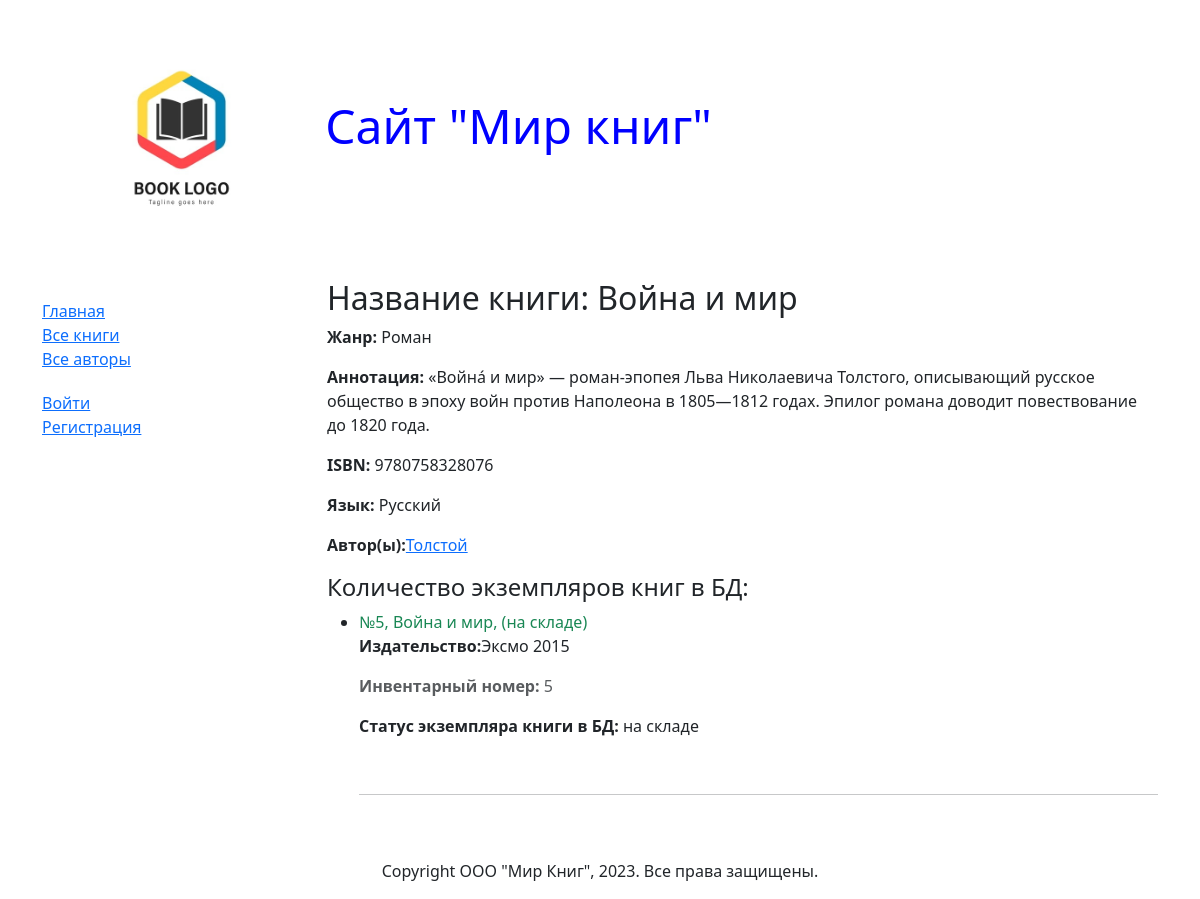
Screenshot of /book/1 with the database file from the repository.
### catalog/models.py (models this page shows, shortened)
class Book(models.Model):
    objects = None
    author = models.ManyToManyField(Author, help_text="Выберите автора книги", verbose_name="Автор книги")
    genre = models.ForeignKey(Genre, null=True, on_delete=models.CASCADE, help_text="Выберите жанр книги", verbose_name="Жанр книги")
    language = models.ForeignKey(Language, null=True, on_delete=models.CASCADE, help_text="Выберите язык книги", verbose_name="Язык книги")
    title = models.CharField(max_length=200, help_text="Введите название книги", verbose_name="Название книги")
    summary = models.TextField(max_length=1000, help_text="Введите описание книги", verbose_name="Описание книги")
    isbn = models.CharField(max_length=200, help_text="Должно содержать 13 символов", verbose_name="ISBN книги")
    def get_authors(self):
        lst_authors = []
        for author in self.author.all():
            lst_authors.append(author.last_name)
        return ", ".join(lst_authors)
    get_authors.short_description = "Авторы"
    def __str__(self):
        return self.title
    class Meta:
        verbose_name = "Книгу"  # Название модели в ед. числе род. падежа
        verbose_name_plural = "Книги"  # Название модели во мн. числе
        ordering = ["title"]  # Сортировка по полю

class Genre(models.Model):
    name = models.CharField(max_length=200,
                            help_text="Введите жанр книги",
                            verbose_name="Жанр Книги")
    def __str__(self):
        return self.name
    class Meta:
        verbose_name = "Жанр"  # Название модели в ед. Числе
        verbose_name_plural = "Жанры"  # Название модели во мн. Числе
        ordering = ["name"]  # Сортировка по полю

class Language(models.Model):
    name = models.CharField(max_length=20, help_text="Введите язык книги", verbose_name="Язык книги")
    def __str__(self):
        return self.name
    class Meta:
        verbose_name = "Язык"  # Название модели в ед. числе род. падежа
        verbose_name_plural = "Языки"  # Название модели во мн. числе
        ordering = ["name"]  # Сортировка по полю

class Author(models.Model):
    first_name = models.CharField(max_length=100, help_text="Введите имя автора", verbose_name="Имя автора")
    last_name = models.CharField(max_length=100, help_text="Введите фамилию автора", verbose_name="Фамилия автора")
    date_of_birth = models.DateField(null=True, blank=True, help_text="Введите дату рождения",
                                     verbose_name="дата рождения")
    date_of_death = models.DateField(null=True, blank=True, help_text="Введите дату смерти", verbose_name="дата смерти")
    class Meta:
        verbose_name = "Автора"  # Название модели в ед. числе род. падежа
        verbose_name_plural = "Авторы"  # Название модели во мн. числе
        ordering = ["last_name"]  # Сортировка по полю (если со знаком "-" то в обратном порядке)

class BookInstance(models.Model):
    book = models.ForeignKey(Book, on_delete=models.CASCADE, null=True, help_text="Введите название книги", verbose_name="Название книги")
    inv_nom = models.CharField(max_length=20, null=True, help_text="Введите инвентарный номер экземпляра",
                               verbose_name="Инвентарный номер")
    imprint = models.CharField(max_length=200, help_text="Введите издательство и год выпуска",
                               verbose_name="Издательство")
    status = models.ForeignKey(Status, on_delete=models.CASCADE, null=True, help_text='Изменить состояние экземпляра',
                               verbose_name="Статус экземпляра книги")
    due_back = models.DateField(null=True, blank=True, help_text="Введите конец срока статуса",
                                verbose_name="Дата окончания статуса")
    borrower = models.ForeignKey(User, on_delete=models.SET_NULL, null=True, blank=True, help_text="Заказчик", verbose_name="Выберите заказчика книги")
    pass
    def __str__(self):
        return '№{}, {}, ({})'.format(self.inv_nom, self.book, self.status)
    class Meta:
        verbose_name = "Экземпляр"  # Название модели в ед. числе род. падежа
        verbose_name_plural = "Экземпляры"  # Название модели во мн. числе
        ordering = ["inv_nom"]  # Сортировка по полю

class Status(models.Model):
    name = models.CharField(max_length=20, help_text="Введите статус экземпляра книги",
                            verbose_name="Статус экземпляра книги")
    def __str__(self):
        return self.name
    class Meta:
        verbose_name = "Статус"  # Название модели в ед. числе род. падежа
        verbose_name_plural = "Статусы"  # Название модели во мн. числе
        ordering = ["name"]  # Сортировка по полю

### catalog/views.py (the view)
# urls.py: path('book/<int:pk>', views.BookDetailView.as_view(), name="book"),  # Конкретная книга
class BookDetailView(generic.DetailView):
    model = Book

### templates/catalog/book_detail.html (shortened to what this page needs)
{% extends "base.html" %}
{% block content %}
  <h2>Название книги: {{ book.title }}</h2>
  <p><b>Жанр:</b> {{ book.genre }}</p>
  <p><b>Аннотация:</b> {{ book.summary }}</p>
  <p><b>ISBN:</b> {{ book.isbn }}</p>
  <p><b>Язык:</b> {{ book.language }}</p>
  <p><b>Автор(ы):</b><a href="">{{ book.get_authors }}</a> </p>
  <h4>Количество экземпляров книг в БД:</h4>
  <ul>
  {% for instance in book.bookinstance_set.all %}
    <li><span class=" {% if instance.status.name == 'на складе' %} text-success
                      {% elif instance.status.name == 'в заказе' %} text-warning
                      {% else %} text-danger
                      {% endif %}">{{ instance }}</span></li>
    <p><b>Издательство:</b>{{ instance.imprint }}</p>
    <p class="text-muted"><b>Инвентарный номер: </b>{{ instance.inv_nom }}</p>
    <p><b>Статус экземпляра книги в БД: </b>{{ instance.status.name }}</p><br><hr>
  {% endfor %}
  </ul>
{% endblock %}

### rows the page displays
Book: title "Война и мир", genre "Роман", summary "«Война́ и мир» — роман-эпопея Льва Николаевича Толстого, описывающий русское общество в эпоху войн против Наполеона в 1805—1812 годах. Эпилог романа доводит повествование до 1820 года.", isbn "9780758328076", language "Русский", get_authors "Толстой"
BookInstance: inv_nom+book+status "№5, Война и мир, (на складе)", imprint "Эксмо 2015", inv_nom "5", status.name "на складе"
